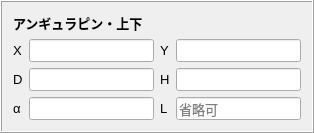
        <widget class="QFrame" name="frame_18">
         <property name="frameShape">
          <enum>QFrame::Box</enum>
         </property>
         <property name="frameShadow">
          <enum>QFrame::Raised</enum>
         </property>
         <layout class="QGridLayout" name="gridLayout_17">
          <item row="0" column="0">
           <widget class="QLabel" name="label_95">
            <property name="font">
             <font>
              <pointsize>10</pointsize>
              <weight>75</weight>
              <bold>true</bold>
             </font>
            </property>
            <property name="frameShadow">
             <enum>QFrame::Sunken</enum>
            </property>
            <property name="text">
             <string>アンギュラピン・上下</string>
            </property>
            <property name="wordWrap">
             <bool>false</bool>
            </property>
           </widget>
          </item>
          <item row="1" column="0" rowspan="2" colspan="2">
           <layout class="QGridLayout" name="gridLayout_18">
            <item row="0" column="0">
             <widget class="QLabel" name="label_96">
              <property name="font">
               <font>
                <pointsize>10</pointsize>
               </font>
              </property>
              <property name="text">
               <string>X</string>
              </property>
             </widget>
            </item>
            <item row="0" column="3">
             <widget class="QLineEdit" name="f_agudy">
              <property name="font">
               <font>
                <pointsize>10</pointsize>
               </font>
              </property>
              <property name="text">
               <string/>
              </property>
              <property name="placeholderText">
               <string/>
              </property>
             </widget>
            </item>
            <item row="1" column="0">
             <widget class="QLabel" name="label_97">
              <property name="font">
               <font>
                <pointsize>10</pointsize>
               </font>
              </property>
              <property name="text">
               <string>D</string>
              </property>
             </widget>
            </item>
            <item row="1" column="2">
             <widget class="QLabel" name="label_98">
              <property name="font">
               <font>
                <pointsize>10</pointsize>
               </font>
              </property>
              <property name="text">
               <string>H</string>
              </property>
             </widget>
            </item>
            <item row="1" column="3">
             <widget class="QLineEdit" name="f_agudh">
              <property name="font">
               <font>
                <pointsize>10</pointsize>
               </font>
              </property>
              <property name="text">
               <string/>
              </property>
              <property name="placeholderText">
               <string/>
              </property>
             </widget>
            </item>
            <item row="2" column="0">
             <widget class="QLabel" name="label_99">
              <property name="font">
               <font>
                <pointsize>10</pointsize>
               </font>
              </property>
              <property name="text">
               <string>α</string>
              </property>
             </widget>
            </item>
            <item row="2" column="1">
             <widget class="QLineEdit" name="f_aguda">
              <property name="font">
               <font>
                <pointsize>10</pointsize>
               </font>
              </property>
              <property name="text">
               <string/>
              </property>
              <property name="placeholderText">
               <string/>
              </property>
             </widget>
            </item>
            <item row="0" column="1">
             <widget class="QLineEdit" name="f_agudx">
              <property name="font">
               <font>
                <pointsize>10</pointsize>
               </font>
              </property>
              <property name="text">
               <string/>
              </property>
              <property name="placeholderText">
               <string/>
              </property>
             </widget>
            </item>
            <item row="0" column="2">
             <widget class="QLabel" name="label_100">
              <property name="font">
               <font>
                <pointsize>10</pointsize>
               </font>
              </property>
              <property name="text">
               <string>Y</string>
              </property>
             </widget>
            </item>
            <item row="1" column="1">
             <widget class="QLineEdit" name="f_agudd">
              <property name="font">
               <font>
                <pointsize>10</pointsize>
               </font>
              </property>
              <property name="text">
               <string/>
              </property>
              <property name="placeholderText">
               <string/>
              </property>
             </widget>
            </item>
            <item row="2" column="2">
             <widget class="QLabel" name="label_157">
              <property name="font">
               <font>
                <pointsize>10</pointsize>
               </font>
              </property>
              <property name="text">
               <string>L</string>
              </property>
             </widget>
            </item>
            <item row="2" column="3">
             <widget class="QLineEdit" name="f_agudl">
              <property name="font">
               <font>
                <pointsize>10</pointsize>
               </font>
              </property>
              <property name="text">
               <string/>
              </property>
              <property name="placeholderText">
               <string>省略可</string>
              </property>
             </widget>
            </item>
           </layout>
          </item>
         </layout>
        </widget>
